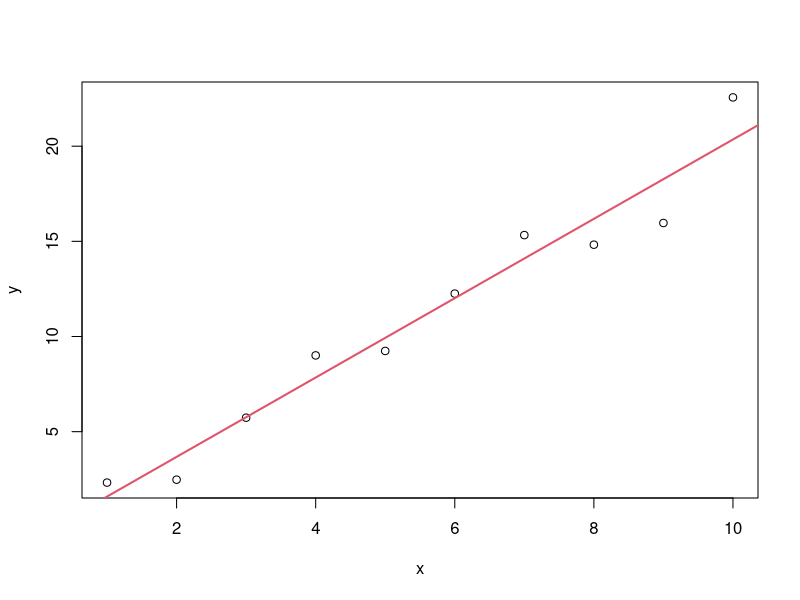
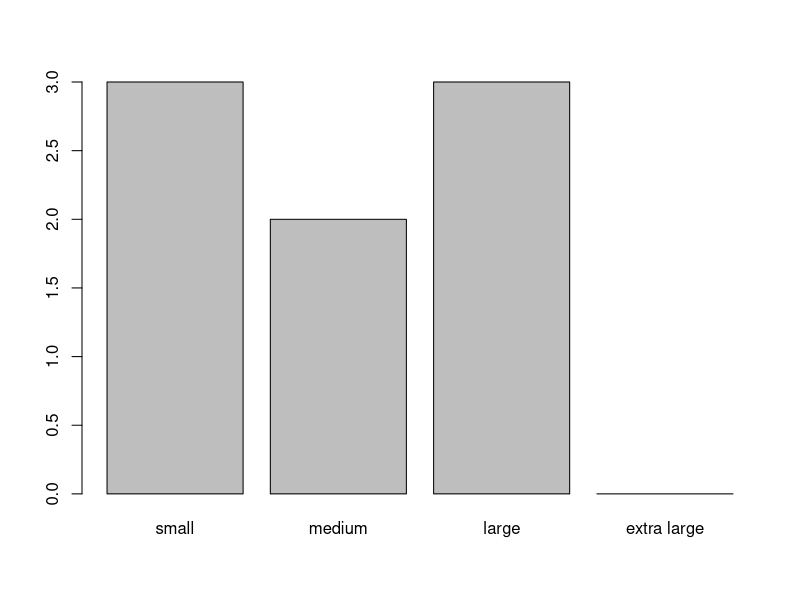

Generate these figures, in order, with R:
## ---- chunk 1
knitr::opts_chunk$set(collapse = TRUE, comment = ">",
                      fig.retina = 3, warning = FALSE, message = FALSE)
## ---- chunk 2
# 将1， 4， 6， 9四个数组合起来（得到向量）
c(1, 4, 6, 9)
## ---- chunk 3
getwd()
## ---- chunk 4
myvec <- pi
print(myvec)
class(myvec)
## ---- chunk 5
# 数值型向量
vec1 <- c(1, 2, 3, 4, 5)
vec1
# 字符型向量
vec2 <- c("我", "喜欢", "R")
vec2
## ---- chunk 6
(vec3 <- c(25, TRUE))
(vec4 <- c(25, TRUE, "我爱R"))
## ---- chunk 7
num <- c(1, -2, 4, 6, 9)
length(num) #向量长度
mean(num) # 均值
sd(num) # 标准差
summary(num) # 汇总统计
## ---- chunk 8
char <- c("I", "like", "R")
length(char)
nchar(char)
## ---- chunk 9
go <- 1:20
back <- 20:1
(seqby <- seq(from = 1, to = 20, by = 0.5))
seqlength <- seq(from = 1, to = 20, length = 40)
seqalong <- seq_along(seqby)
seqlen <- seq_len(length(seqby))
rep(x=1, times = 100)
rep(x = 1:5, times = 3)
rep(x = 1:5 , each = 3)
rep(x = 1:5 , times = 2 , each = 3)
## ---- chunk 10
# matrix的元素组合方式，默认是列优先
(mat1 <- matrix(1:15, nrow = 3, ncol = 5)) 
# 如果混进其他原子类型，会发生什么？
(mat2 <- matrix(c(1:15, "a", "b", "c"), nrow = 3, ncol = 6))
## ---- chunk 11
mat3 <- matrix(1:4, 2, 2)
mat4 <- matrix(3:6, 2, 2)
mat3 + mat4 #矩阵加法
mat3 * mat4 # 矩阵乘法？不是！
mat3 %*% mat4 # 这才是矩阵乘法
det(mat3) #求行列式
solve(mat3, 1:2) #解方程组
## ---- chunk 12
(dt <- data.frame(x = 1:3, y = c("a", "b", "c"), z = c(T, F, T)))
dim(dt) # 维度
nrow(dt) # 行数
ncol(dt) # 列数
colnames(dt) #列名，这个很重要。为什么？
rownames(dt) # 行名
str(dt) # 查看结构
## ---- chunk 13
dt2 <- data.frame(x = 1:4, y = LETTERS[1:4], z = rep(T, 4))
summary(dt2)
## ---- chunk 14
(ls1 <- list(x = 1:4, y = LETTERS[1:5], z = rep(T, 4)))
## ---- chunk 15
str(ls1)
# 
summary(ls1)
## ---- chunk 16
x = 1:10; y = 2*x + rnorm(10)
mod1 <- lm(y~x)
mod1
## ---- chunk 17
plot(x, y); abline(mod1, col = 2, lwd =2)
## ---- chunk 18
x = c(1, 4, 2, 5, 6, 8, 6, 9, 10)
x[9]
x[1:3]
x[c(2, 6, 7)]
## ---- chunk 19
x2 <- c(1, 2, 3)
x2[c(T, F, T)]
# 取出了所有TRUE位置对应的x2的元素
## ---- chunk 20
x < 5
## ---- chunk 21
x[x < 5]
## ---- chunk 22
x <- c(3:5, 11:8, 8 + 0:5)
x[x >= 2 & x <= 8]
x[x < 2 | x > 8]
x[x == 8]
x[x!=8]
(ux <- unique(x))
(dx <- duplicated(x))
x[dx]
## ---- chunk 23
x <-  matrix(1:24, nrow = 4, ncol = 6, byrow = T)
x[1:2, ]
x[, c(1, 3, 5)]
x[1:2, c(1, 3, 5)]
## ---- chunk 24
dt
dt$x
dt$"x"
# df$c("x", "y")
## ---- chunk 25
dt["x"]
dt[c("x", "y")]
## ---- chunk 26
dt[, "x"]
# 注意此处与左边名称索引结果的区别

dt[, c("x", "y")]
## ---- chunk 27
ls1 <- list(x = 1:4, y = LETTERS[1:5], z = rep(T, 4))
ls1$x
ls1["y"]
ls1[c("x", "y")]
## ---- chunk 28
ls1[[1]]
ls1[["y"]]
## ---- chunk 29
(x <- 1/0)
log(0)
sqrt(-4)
(x <- c())
## ---- chunk 30
x <- c(1, NA, 3, NA, 4, NA)
length(x)
is.na(x)
## ---- chunk 31
grade = c(3, 4, 2, 2, 4, 1, 1, 4, 2, 2)
factor(grade)  
grade
gender = c(rep("male", 3), rep("female", 4))
gender = factor(gender)
gender
size = factor(c(2, 3, 1, 1, 1, 2, 3, 3), levels = c(1, 2, 3, 4),
  labels = c("small", "medium", "large", "extra large"))
size
## ---- chunk 32
summary(size)
## ---- chunk 33
plot(size)
